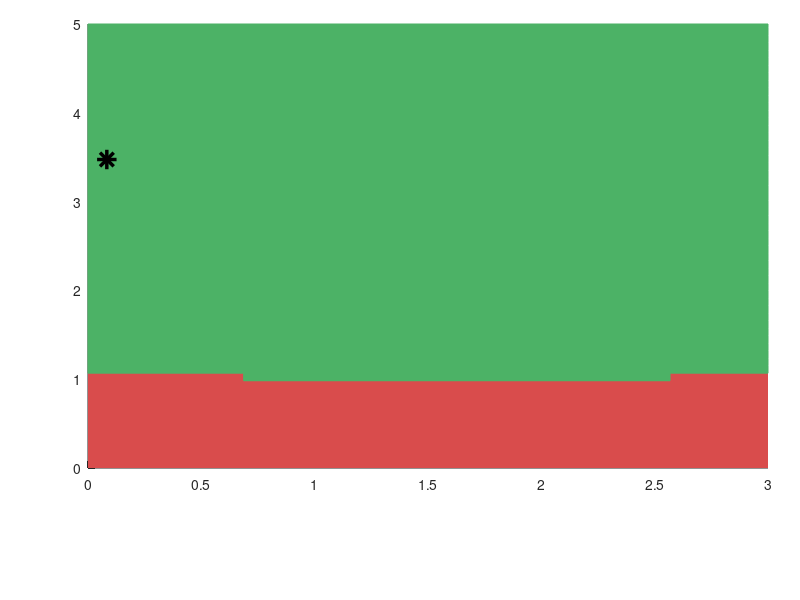

Reproduce this figure in MATLAB. (Note: this script raises an error after producing the figure.)
% redraw_fig3_vector.m
% Redraws Figure 3 (determinacy / E-stability region) as pure vector shapes.
% The original (det_estab_mmt8bOccBin3_covid_bT_baa.m, imagesc + colorbar,
% exportgraphics 'vector') stores the heatmap as a JPEG wrapped in a tiling
% pattern fill, which Acrobat can render blank. The 60x60 classification grid
% was recovered by sampling cell centres of that JPEG (fig3_combined_grid.mat;
% 2857 green cells, matching the 2,857 reported in the text).
S = load('fig3_combined_grid.mat');
comb = S.comb; bpi_grid = S.bpi_grid; by_grid = S.by_grid;
N = numel(bpi_grid);
dby = by_grid(2)-by_grid(1); dbp = bpi_grid(2)-bpi_grid(1);
red = [0.85 0.30 0.30]; grn = [0.30 0.70 0.40];
bpi_est = 3.474; by_est = 0.083;

fig = figure('Units','inches','Position',[0.5 0.5 7 5.5],'Color','w');
ax = axes('Position',[0.11 0.22 0.85 0.74]); hold(ax,'on');
patch(ax,[0 3 3 0],[0 0 5 5],red,'EdgeColor','none');

X = []; Y = [];
for i = 1:N
    y0 = max(bpi_grid(i)-dbp/2,0); y1 = min(bpi_grid(i)+dbp/2,5);
    j = 1;
    while j <= N
        if comb(i,j) == 1
            k = j; while k < N && comb(i,k+1) == 1, k = k+1; end
            x0 = max(by_grid(j)-dby/2,0); x1 = min(by_grid(k)+dby/2,3);
            X = [X, [x0;x1;x1;x0]]; Y = [Y, [y0;y0;y1;y1]]; %#ok<AGROW>
            j = k+1;
        else
            j = j+1;
        end
    end
end
patch(ax,X,Y,grn,'EdgeColor',grn,'LineWidth',0.3);

plot(ax,by_est,bpi_est,'k*','MarkerSize',14,'LineWidth',2.5);
yline(ax,1,'k--','LineWidth',1.4);
xlim(ax,[0 3]); ylim(ax,[0 5]); box(ax,'on'); set(ax,'Layer','top','TickDir','out');
xlabel(ax,'$b_y$','Interpreter','latex','FontSize',15);
ylabel(ax,'$b_\pi$','Interpreter','latex','FontSize',15);
text(ax,by_est+0.08,bpi_est,sprintf('Posterior mean $(%.2f,\\, %.2f)$',bpi_est,by_est), ...
    'FontSize',9,'VerticalAlignment','middle','HorizontalAlignment','left','Interpreter','latex');

hg = patch(ax,NaN,NaN,grn,'EdgeColor','none'); hr = patch(ax,NaN,NaN,red,'EdgeColor','none');
lg = legend(ax,[hg hr],{'Determinate & E-stable','Indeterminate/explosive & E-unstable'}, ...
    'Location','southoutside','Orientation','horizontal','Box','off');
lg.FontSize = 10;

outfile = fullfile(pwd,'det_estab_map_mmt8bOccBin3_covid_bT_baa.pdf');
exportgraphics(fig,outfile,'ContentType','vector','BackgroundColor','white');
fprintf('Saved %s\n',outfile);
close(fig);
